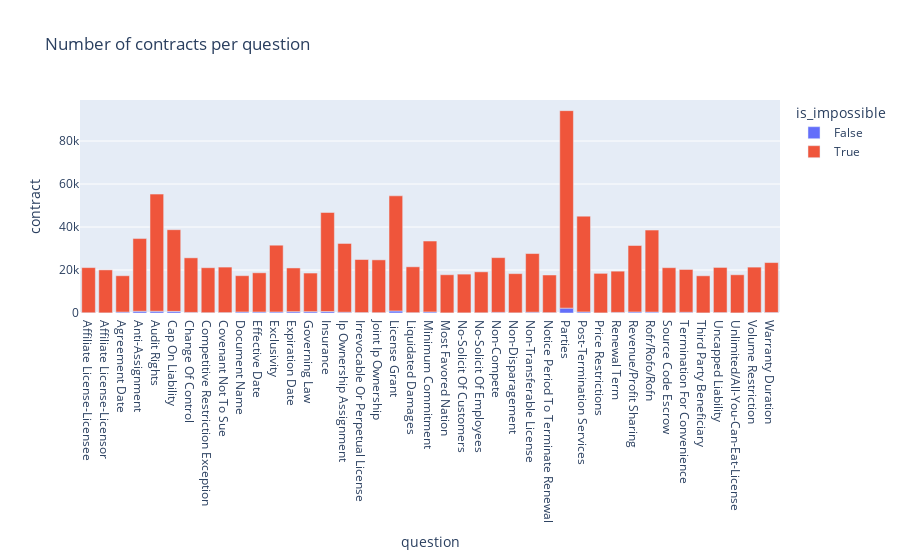

Source (notebook cell):
### Code cell
px.bar(df_g, x='question', y='contract', color='is_impossible', title='Number of contracts per question')

### Figure 1 — Plotly figure (JSON) as saved in the notebook; plotly's stock layout.template omitted (floating-point values rounded to 4 significant figures)
{"data": [{"alignmentgroup": "True", "hovertemplate": "is_impossible=False<br>question=%{x}<br>contract=%{y}<extra></extra>", "legendgroup": "False", "marker": {"color": "#636efa", "pattern": {"shape": ""}}, "name": "False", "offsetgroup": "False", "orientation": "v", "showlegend": true, "textposition": "auto", "type": "bar", "x": ["Affiliate License-Licensee", "Affiliate License-Licensor", "Agreement Date", "Anti-Assignment", "Audit Rights", "Cap On Liability", "Change Of Control", "Competitive Restriction Exception", "Covenant Not To Sue", "Document Name", "Effective Date", "Exclusivity", "Expiration Date", "Governing Law", "Insurance", "Ip Ownership Assignment", "Irrevocable Or Perpetual License", "Joint Ip Ownership", "License Grant", "Liquidated Damages", "Minimum Commitment", "Most Favored Nation", "No-Solicit Of Customers", "No-Solicit Of Employees", "Non-Compete", "Non-Disparagement", "Non-Transferable License", "Notice Period To Terminate Renewal", "Parties", "Post-Termination Services", "Price Restrictions", "Renewal Term", "Revenue/Profit Sharing", "Rofr/Rofo/Rofn", "Source Code Escrow", "Termination For Convenience", "Third Party Beneficiary", "Uncapped Liability", "Unlimited/All-You-Can-Eat-License", "Volume Restriction", "Warranty Duration"], "xaxis": "x", "y": [111, 62, 430, 813, 815, 761, 274, 141, 181, 481, 459, 485, 618, 620, 681, 365, 202, 151, 953, 147, 504, 52, 64, 96, 295, 77, 369, 161, 2259, 506, 42, 273, 494, 429, 84, 339, 42, 200, 37, 207, 239], "yaxis": "y"}, {"alignmentgroup": "True", "hovertemplate": "is_impossible=True<br>question=%{x}<br>contract=%{y}<extra></extra>", "legendgroup": "True", "marker": {"color": "#EF553B", "pattern": {"shape": ""}}, "name": "True", "offsetgroup": "True", "orientation": "v", "showlegend": true, "textposition": "auto", "type": "bar", "x": ["Affiliate License-Licensee", "Affiliate License-Licensor", "Agreement Date", "Anti-Assignment", "Audit Rights", "Cap On Liability", "Change Of Control", "Competitive Restriction Exception", "Covenant Not To Sue", "Document Name", "Effective Date", "Exclusivity", "Expiration Date", "Governing Law", "Insurance", "Ip Ownership Assignment", "Irrevocable Or Perpetual License", "Joint Ip Ownership", "License Grant", "Liquidated Damages", "Minimum Commitment", "Most Favored Nation", "No-Solicit Of Customers", "No-Solicit Of Employees", "Non-Compete", "Non-Disparagement", "Non-Transferable License", "Notice Period To Terminate Renewal", "Parties", "Post-Termination Services", "Price Restrictions", "Renewal Term", "Revenue/Profit Sharing", "Rofr/Rofo/Rofn", "Source Code Escrow", "Termination For Convenience", "Third Party Beneficiary", "Uncapped Liability", "Unlimited/All-You-Can-Eat-License", "Volume Restriction", "Warranty Duration"], "xaxis": "x", "y": [21008, 19992, 16905, 33814, 54499, 37989, 25398, 20927, 21179, 16877, 18247, 31083, 20338, 17964, 46081, 32019, 24679, 24574, 53551, 21344, 32963, 17747, 18024, 19055, 25463, 18233, 27293, 17511, 91876, 44555, 18403, 19190, 30906, 38147, 20998, 19912, 17264, 20998, 17749, 21137, 23220], "yaxis": "y"}], "layout": {"autosize": true, "barmode": "relative", "legend": {"title": {"text": "is_impossible"}, "tracegroupgap": 0}, "title": {"text": "Number of contracts per question"}, "xaxis": {"anchor": "y", "autorange": true, "domain": [0, 1], "range": [-0.5, 40.5], "title": {"text": "question"}, "type": "category"}, "yaxis": {"anchor": "x", "autorange": true, "domain": [0, 1], "range": [0, 99090.0], "title": {"text": "contract"}, "type": "linear"}}}
